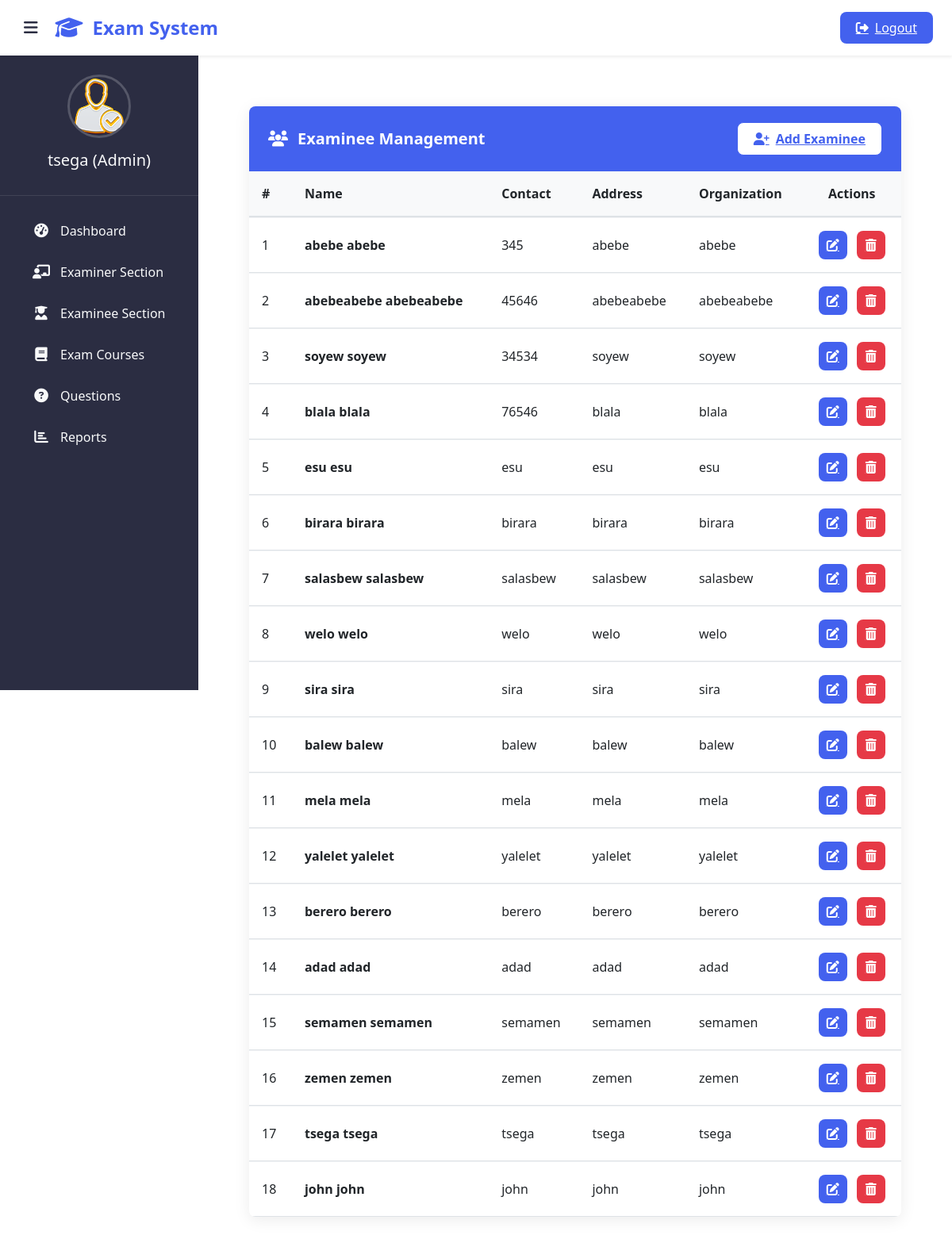
Screenshot of /admin-view-student (signed in) with the database file from the repository.
### student/models.py (models this page shows, shortened)
class Student(models.Model):
    user=models.OneToOneField(User,on_delete=models.CASCADE)
    address = models.CharField(max_length=40)
    mobile = models.CharField(max_length=20,null=False)
    organization = models.CharField(max_length=200, null=False)
    course = models.ForeignKey(
        'exam.Course',
        on_delete=models.SET_NULL,
        null=True
    )
    @property
    def get_name(self):
        return self.user.first_name+" "+self.user.last_name

### exam/views.py (the view)
# urls.py: path('admin-view-student', views.admin_view_student_view,name='admin-view-student'),
@login_required(login_url='adminlogin')
def admin_view_student_view(request):
    students= SMODEL.Student.objects.all()
    return render(request,'exam/admin_view_student.html',{'students':students})

### templates/exam/admin_view_student.html (shortened to what this page needs)
{% extends 'exam/adminbase.html' %}
{% block content %}
{% load static %}
<head>
  <link href="https://cdn.jsdelivr.net/npm/bootstrap@5.3.0/dist/css/bootstrap.min.css" rel="stylesheet">
  <link rel="stylesheet" href="https://cdnjs.cloudflare.com/ajax/libs/font-awesome/6.4.0/css/all.min.css">
</head>
<div class="dashboard-container">
  <div class="card">
    <div class="card-header">
      <h5 class="card-title">
        <i class="fas fa-users"></i> Examinee Management
      </h5>
      <a href="/student/studentsignup" class="add-examinee-btn">
        <i class="fas fa-user-plus"></i> Add Examinee
      </a>
    </div>
    <div class="table-responsive">
      <table class="table table-hover align-middle">
        <thead>
          <tr>
            <th>#</th>
            <th>Name</th>
            <th>Contact</th>
            <th>Address</th>
            <th>Organization</th>
            <th class="text-center">Actions</th>
          </tr>
        </thead>
        <tbody>
          {% if students %}
            {% for t in students %}
              <tr>
                <td>{{forloop.counter}}</td>
                <td class="fw-semibold">{{ t.get_name }}</td>
                <td>{{ t.mobile }}</td>
                <td>{{ t.address|truncatechars:30 }}</td>
                <td>{{ t.organization|truncatechars:30 }}</td>
                <td>
                  <div class="action-btns">
                    <a href="{% url 'update-student' t.id %}" class="btn-edit" title="Edit">
                      <i class="fas fa-edit"></i>
                    </a>
                    <a href="{% url 'delete-student' t.id %}"
                       class="btn-delete"
                       title="Delete"
                       onclick="return confirm('Are you sure you want to delete this examinee?');">
                      <i class="fas fa-trash-alt"></i>
                    </a>
                  </div>
                </td>
              </tr>
            {% endfor %}
          {% endif %}
        </tbody>
      </table>
    </div>
  </div>
</div>
{% endblock content %}

### templates/exam/adminbase.html (shortened to what this page needs)
<!DOCTYPE html>
{% load static %}
<html lang="en" dir="ltr">
<head>
  <link href="https://cdn.jsdelivr.net/npm/bootstrap@5.3.0/dist/css/bootstrap.min.css" rel="stylesheet">
  <link rel="stylesheet" href="https://cdnjs.cloudflare.com/ajax/libs/font-awesome/6.4.0/css/all.min.css">
</head>
<body>
  <header class="admin-header shadow-sm">
    <button class="sidebar-toggle" id="sidebarToggle">
      <i class="fas fa-bars"></i>
    </button>
    <div class="brand-logo">
      <i class="fas fa-graduation-cap"></i>
      <span>Exam System</span>
    </div>
    <div class="ms-auto">
      <a href="/logout" class="logout-btn">
        <i class="fas fa-sign-out-alt"></i>
        <span>Logout</span>
      </a>
    </div>
  </header>
  <aside class="admin-sidebar">
    <div class="sidebar-profile">
      <img src="{% static 'image/admin-avatar.png' %}" class="profile-img" alt="Admin Avatar">
      <h5 class="profile-name">{{user.username}} (Admin) </h5>
    </div>
    <nav class="sidebar-menu">
      <a href="/admin-dashboard" class="menu-item active">
        <i class="fas fa-tachometer-alt"></i>
        <span>Dashboard</span>
      </a>
      <a href="/admin-teacher" class="menu-item">
        <i class="fas fa-chalkboard-teacher"></i>
        <span>Examiner Section</span>
      </a>
      <a href="/admin-student" class="menu-item">
        <i class="fas fa-user-graduate"></i>
        <span>Examinee Section</span>
      </a>
      <a href="/admin-course" class="menu-item">
        <i class="fas fa-book"></i>
        <span>Exam Courses</span>
      </a>
      <a href="/admin-question" class="menu-item">
        <i class="fas fa-question-circle"></i>
        <span>Questions</span>
      </a>
      <a href="/admin-report" class="menu-item">
        <i class="fas fa-chart-bar"></i>
        <span>Reports</span>
      </a>
    </nav>
  </aside>
  <main class="admin-content">
    {% block content %}
    {% endblock content %}
    {% include "exam/footer.html" %}
  </main>
</body>
</html>

### templates/exam/adminbase.html (style rules this page uses)
:root { --primary-color: #4361ee; --primary-hover: #3a56d4; --sidebar-color: #2b2d42; --sidebar-hover: #3a3d5d; --content-bg: #f8f9fa; --text-light: #f8f9fa; --text-dark: #2b2d42; --border-radius: 8px; --transition: all 0.3s ease; }
body { font-family: 'Segoe UI', system-ui, -apple-system, sans-serif; background-color: var(--content-bg); color: var(--text-dark); overflow-x: hidden; }
.admin-header { background: white; box-shadow: 0 2px 10px rgba(0,0,0,0.1); height: 70px; position: fixed; top: 0; right: 0; left: 0; z-index: 1030; display: flex; align-items: center; padding: 0 1.5rem; }
.brand-logo { font-weight: 700; font-size: 1.5rem; color: var(--primary-color); display: flex; align-items: center; gap: 0.75rem; }
.brand-logo i { font-size: 1.75rem; }
.admin-sidebar { width: 250px; height: 100vh; position: fixed; top: 70px; left: 0; background: var(--sidebar-color); color: var(--text-light); transition: var(--transition); z-index: 1020; overflow-y: auto; }
.sidebar-profile { text-align: center; padding: 1.5rem 1rem; border-bottom: 1px solid rgba(255,255,255,0.1); }
.profile-img { width: 80px; height: 80px; border-radius: 50%; object-fit: cover; border: 3px solid rgba(255,255,255,0.2); margin-bottom: 1rem; }
.sidebar-menu { padding: 1rem 0; }
.menu-item { display: flex; align-items: center; padding: 0.75rem 1.5rem; color: var(--text-light); text-decoration: none; transition: var(--transition); margin: 0.25rem 1rem; border-radius: var(--border-radius); }
.menu-item i { width: 24px; text-align: center; margin-right: 0.75rem; font-size: 1.1rem; }
.admin-content { margin-left: 250px; margin-top: 70px; padding: 2rem; min-height: calc(100vh - 70px); transition: var(--transition); }
.logout-btn { background: var(--primary-color); color: white; border: none; padding: 0.5rem 1.25rem; border-radius: var(--border-radius); font-weight: 500; transition: var(--transition); display: flex; align-items: center; gap: 0.5rem; }
.sidebar-toggle { background: none; border: none; color: var(--text-dark); font-size: 1.25rem; cursor: pointer; margin-right: 1rem; }

### templates/exam/admin_view_student.html (style rules this page uses)
:root { --primary-color: #4361ee; --primary-hover: #3a56d4; --danger-color: #e63946; --light-gray: #f8f9fa; --border-radius: 8px; --box-shadow: 0 4px 20px rgba(0,0,0,0.08); }
.dashboard-container { padding: 2rem; max-width: 1200px; margin: 0 auto; }
.card { border: none; border-radius: var(--border-radius); box-shadow: var(--box-shadow); overflow: hidden; }
.card-header { background-color: var(--primary-color); color: white; padding: 1.25rem 1.5rem; border-bottom: none; display: flex; justify-content: space-between; align-items: center; }
.card-title { font-weight: 600; margin: 0; font-size: 1.25rem; display: flex; align-items: center; gap: 0.75rem; }
.add-examinee-btn { background-color: white; color: var(--primary-color); padding: 0.5rem 1.25rem; border-radius: var(--border-radius); font-weight: 600; transition: all 0.3s ease; display: inline-flex; align-items: center; gap: 0.5rem; border: 1px solid var(--primary-color); }
.table { margin-bottom: 0; border-collapse: separate; border-spacing: 0; }
.table thead th { background-color: var(--light-gray); border-bottom: 2px solid #dee2e6; font-weight: 600; padding: 1rem; position: sticky; top: 0; }
.table tbody td { padding: 1rem; vertical-align: middle; border-top: 1px solid #f1f3f5; }
.action-btns { display: flex; gap: 0.75rem; justify-content: center; }
.btn-edit { background-color: var(--primary-color); color: white; border-radius: var(--border-radius); padding: 0.5rem; width: 36px; height: 36px; display: flex; align-items: center; justify-content: center; }
.btn-delete { background-color: var(--danger-color); color: white; border-radius: var(--border-radius); padding: 0.5rem; width: 36px; height: 36px; display: flex; align-items: center; justify-content: center; }

### rows the page displays
Student: get_name "abebe abebe", mobile "345", address "abebe", organization "abebe"
Student: get_name "abebeabebe abebeabebe", mobile "45646", address "abebeabebe", organization "abebeabebe"
Student: get_name "soyew soyew", mobile "34534", address "soyew", organization "soyew"
Student: get_name "blala blala", mobile "76546", address "blala", organization "blala"
Student: get_name "esu esu", mobile "esu", address "esu", organization "esu"
Student: get_name "birara birara", mobile "birara", address "birara", organization "birara"
Student: get_name "salasbew salasbew", mobile "salasbew", address "salasbew", organization "salasbew"
Student: get_name "welo welo", mobile "welo", address "welo", organization "welo"
Student: get_name "sira sira", mobile "sira", address "sira", organization "sira"
Student: get_name "balew balew", mobile "balew", address "balew", organization "balew"
Student: get_name "mela mela", mobile "mela", address "mela", organization "mela"
Student: get_name "yalelet yalelet", mobile "yalelet", address "yalelet", organization "yalelet"
Student: get_name "berero berero", mobile "berero", address "berero", organization "berero"
Student: get_name "adad adad", mobile "adad", address "adad", organization "adad"
Student: get_name "semamen semamen", mobile "semamen", address "semamen", organization "semamen"
Student: get_name "zemen zemen", mobile "zemen", address "zemen", organization "zemen"
Student: get_name "tsega tsega", mobile "tsega", address "tsega", organization "tsega"
Student: get_name "john john", mobile "john", address "john", organization "john"

### other values shown
{{ user.username }} "tsega"
